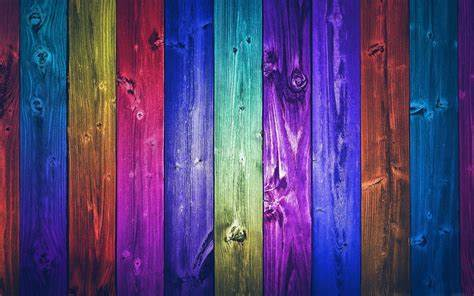
#> input picture cd.jpeg, 474 x 296 px
$ python simple_thresholding_opencv.py
#> lines starting #> are read from the running program, lines starting #| are printed output that depends on the picture; after the words box and inside, x2 and y2 are one past the last pixel; in counts of white or black regions, pixels touching at a corner belong together
import cv2
import numpy as np

img = cv2.imread('cd.jpeg', 0)
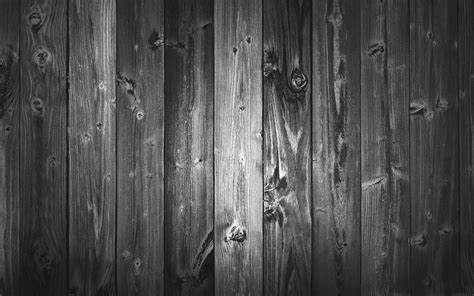
#> img: shape (296, 474); min 2, max 255, mean 77.9
_, th1 = cv2.threshold(img, 69, 255, cv2.THRESH_BINARY)
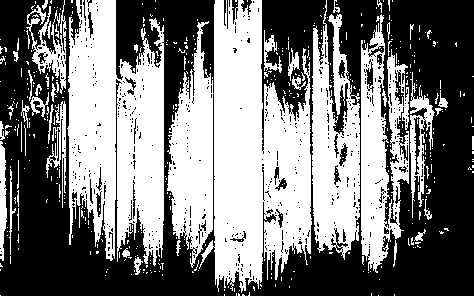
#> th1: shape (296, 474); 48% white; 472 white regions (421 under 20 px), largest, box (x1, y1, x2, y2) and area: (199, 0, 312, 293) 20330, (67, 0, 164, 266) 18134, (312, 0, 360, 260) 7833
_, th2 = cv2.threshold(img, 69, 255, cv2.THRESH_BINARY_INV)
_, th3 = cv2.threshold(img, 99, 255, cv2.THRESH_TRUNC)
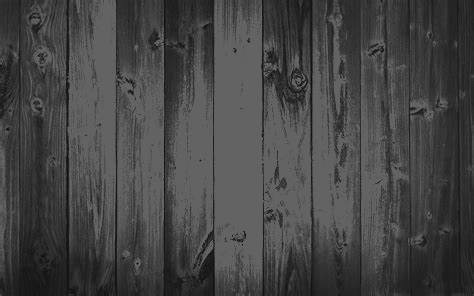
#> th3: shape (296, 474); min 2, max 99, mean 69.3
_, th4 = cv2.threshold(img, 127, 255, cv2.THRESH_TOZERO)
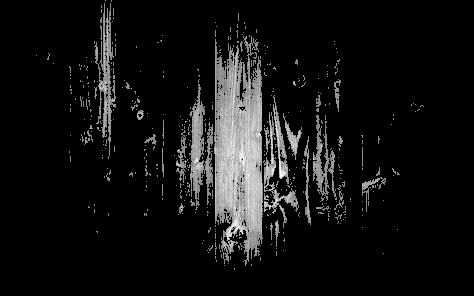
#> th4: shape (296, 474); min 0, max 255, mean 18.4
_, th5 = cv2.threshold(img, 127, 255, cv2.THRESH_OTSU)
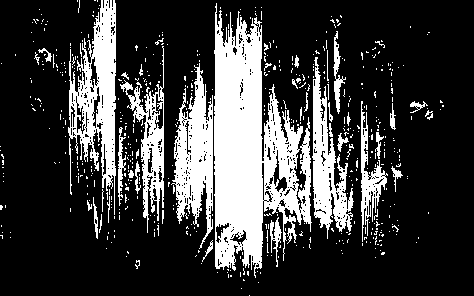
#> th5: shape (296, 474); 24.1% white; 572 white regions (531 under 20 px), largest, box (x1, y1, x2, y2) and area: (214, 3, 312, 278) 14631, (68, 0, 116, 215) 4861, (171, 63, 213, 249) 3951
_, th6 = cv2.threshold(img, 128, 255, cv2.THRESH_TOZERO_INV)
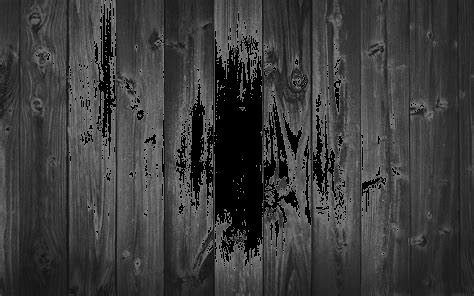
#> th6: shape (296, 474); min 0, max 128, mean 59.8


cv2.imshow("Image", img)
cv2.imshow("th1", th1)
cv2.imshow("th2", th2)
cv2.imshow("th3", th3)
cv2.imshow("th4", th4)
cv2.imshow("th5", th5)
cv2.imshow("th6", th6)

cv2.waitKey(0)
cv2.destroyAllWindows()
